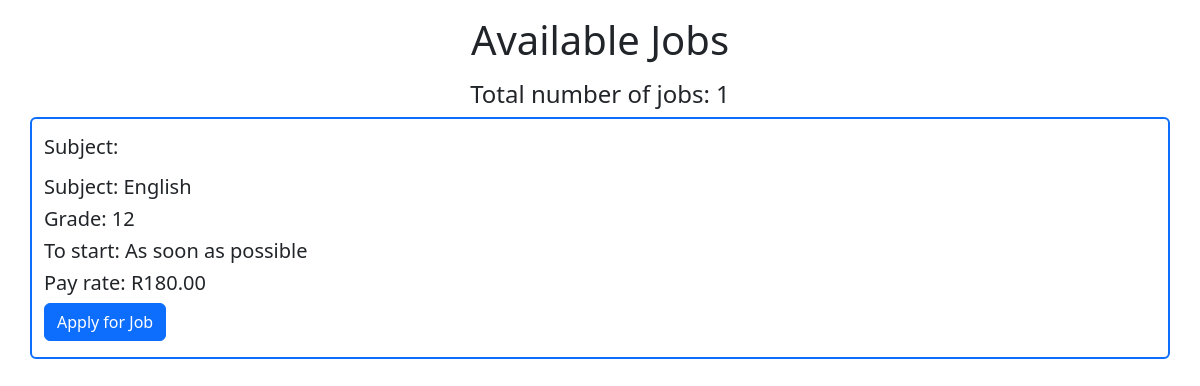
The page /available_jobs/ on the database its author committed.
### greatmindzapp/models.py (models this page shows, shortened)
class GetTutor(models.Model):
    syllabus = models.ForeignKey(Syllabus, on_delete=models.CASCADE)
    grade = models.ForeignKey(Grade, on_delete=models.CASCADE)
    subject = models.ForeignKey(Subject, on_delete=models.CASCADE)
    first_name = models.CharField(max_length=50)
    last_name = models.CharField(max_length=50)
    email = models.EmailField(max_length=50)
    mobile = models.CharField(max_length=12)
    relationship = models.ForeignKey(Relationship, on_delete = models.CASCADE)
    street_address = models.CharField(max_length=100)
    suburb = models.CharField(max_length=100, blank=True)
    town = models.CharField(max_length=100, blank = True)
    province = models.ForeignKey(Province, on_delete=models.CASCADE, null=True)
    lesson_mode = models.ForeignKey(LessonMode, on_delete=models.CASCADE)
    start = models.ForeignKey(LessonStart, on_delete=models.CASCADE)
    additional_details= models.TextField(max_length=500)
    created_at = models.DateTimeField(auto_now_add=True, editable=False)
    pay_rate = models.CharField(max_length=7)
    job_number = models.CharField(max_length=5, unique=True, null=True)
    jobstatus = models.ForeignKey(JobStatus, on_delete=models.CASCADE, null=True)
    applicant = models.ForeignKey(Tutor, on_delete=models.CASCADE, null=True)

class Subject(models.Model):
    subject_tutored = models.CharField(max_length=25)
    def __str__(self):
       return self.subject_tutored

class Grade(models.Model):
    learner_grade = models.CharField(max_length=25)
    def __str__(self):
       return self.learner_grade

class LessonStart(models.Model):
    lesson_start = models.CharField(max_length=25)
    def __str__(self):
       return self.lesson_start

### greatmindzapp/views.py (the view)
# urls.py: path('available_jobs/', views.available_jobs, name='available_jobs'),
def available_jobs(request):
    validcolor = JobStatus.objects.first()
    validjobs = validcolor.gettutor_set.all()
    number_of_jobs = validjobs.count()
    return render(request, "availablejobs.html", {'valid_jobs':validjobs, 'number_of_jobs':number_of_jobs})

### greatmindzapp/templates/availablejobs.html (shortened to what this page needs)
<!DOCTYPE html>
<html lang="en">
    <head>
        <link href="https://cdn.jsdelivr.net/npm/bootstrap@5.3.2/dist/css/bootstrap.min.css" rel="stylesheet" >
        <link rel="stylesheet" href="https://cdnjs.cloudflare.com/ajax/libs/font-awesome/6.4.2/css/all.min.css"
 />
    </head>
    <body>
         <h1 class="text-center mt-3 mb-3">Available Jobs</h1>
         <h4 class="text-center">Total number of jobs: {{number_of_jobs}}</h4>
{%if tutor is authenticated%}
    {% if valid_jobs %}
        {%for job in valid_jobs %}
            <div class="container rounded border border-2 border-primary mb-3">
                <div>
                    <h5 class="mt-3">Subject: {{job.name}}</h5>
                    <h5 class="mt-3">Subject: {{job.subject}}</h5>
                    <h5>Grade: {{job.grade}}</h5>
                    <h5>To start: {{job.start}}</h5>
                    <h5>Pay rate: {{job.pay_rate}}</h5>
                    <a class="btn btn-primary mb-3" href="{% url 'apply_job' job.pk %}">Apply for Job</a>
                </div>
            </div>
        {% endfor %}
    {%else%}
        <h1>No jobs</h1>
    {% endif %}
{% endif %}
</body>

### rows shown on the page
GetTutor: subject "English", grade "12", start "As soon as possible", pay_rate "R180.00"

### other values the page prints
{{ number_of_jobs }} "1"
